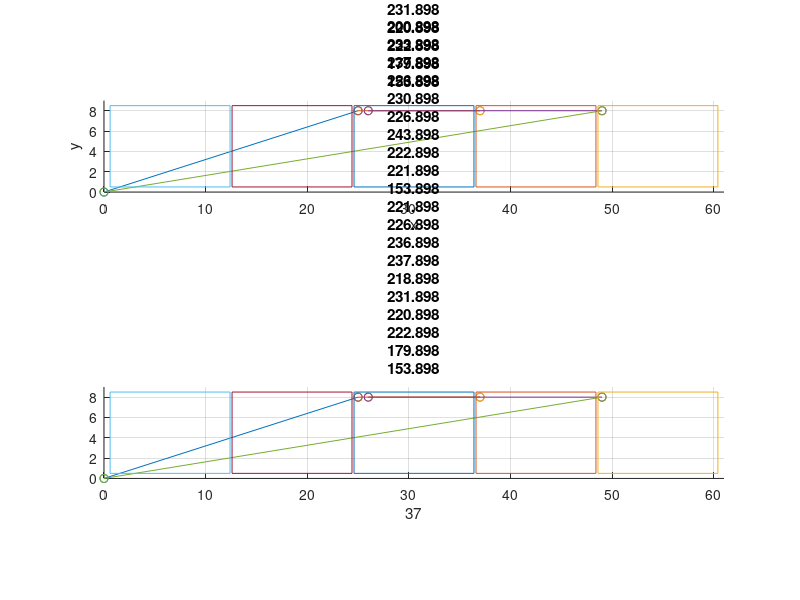

Write MATLAB code to recreate this figure. (Note: this script raises an error after producing the figure.)
%% Route generation and optimization with genetic algorithm
%% FE 2020
clear all;
%% Mostly manually set start and end positions with random target groups for each seedling
n = 2;  %Number of seedlings
vertices = 2*n+1;
seedlings = zeros(n,3);
target1 = zeros(n,2);
target2 = zeros(n,2);
target3 = zeros(n,2);
target4 = zeros(n,2);
target5 = zeros(n,2);
seedCount = 1;
groupLow = 1;
groupHigh = 4;
boxWidth = 12;

%% Define positions of seedlings and target plates. Seedlings get a corresponding 
%   random group
for i = 8:-1:1
    for j = 1:12
        seedlings(seedCount,:,:) = [j+2*boxWidth i randi([groupLow groupHigh],1)];
        target1(seedCount,:) = [j i];
        target2(seedCount,:) = [j+1*boxWidth i];
        target3(seedCount,:) = [j+3*boxWidth i];
        target4(seedCount,:) = [j+4*boxWidth i];
        
        seedCount = seedCount + 1;
    end
end


%% Squares
X1 = 0.6;
X2 = 12.4;
Y1 = 0.5;
Y2 = 8.5;

squareX1 = [X1, X2, X2, X1, X1];
squareY1 = [Y1, Y1, Y2, Y2, Y1];
squareX2 = [X1+boxWidth, X2+boxWidth, X2+boxWidth, X1+boxWidth, X1+boxWidth];
squareY2 = [Y1, Y1, Y2, Y2, Y1];
squareX3 = [X1+2*boxWidth, X2+2*boxWidth, X2+2*boxWidth, X1+2*boxWidth, X1+2*boxWidth];
squareY3 = [Y1, Y1, Y2, Y2, Y1];
squareX4 = [X1+3*boxWidth, X2+3*boxWidth, X2+3*boxWidth, X1+3*boxWidth, X1+3*boxWidth];
squareY4 = [Y1, Y1, Y2, Y2, Y1];
squareX5 = [X1+4*boxWidth, X2+4*boxWidth, X2+4*boxWidth, X1+4*boxWidth, X1+4*boxWidth];
squareY5 = [Y1, Y1, Y2, Y2, Y1];

% Create one standard pop with standard route for comparison
popUnoptimized = [1:1:n];

%% Parameters
popSize = 100;
mu = 0.2; 
mutationRate = 0.14;
maxIter = 100;

%% Set starting point for each target plate to simulate pre filled state
targetFill_1 = 1;
targetFill_2 = 1;
targetFill_3 = 1;
targetFill_4 = 1;

%% Initial values
recordDistance = inf;
iterCount = 0;
keepSize = floor(mu*popSize);
routeMatrix = zeros(popSize, vertices+1, 2);
population = zeros(popSize,n);
fitness = zeros(popSize,1);

% Initial population
for i = 1:popSize
    population(i,:) = randperm(n,n);
end

population(1,:) = popUnoptimized;
popMark = false;
standardLength = 1;

while iterCount < maxIter
    %% Calculate Fitness
    for i = 1:popSize
        %% Generate routeMatrix depending on populations
        posCount = 2;
        %  Reset Counts to start with first empty position. Increase to
        %  simulate prefilled trays.
        targetCount1 = targetFill_1;
        targetCount2 = targetFill_2;
        targetCount3 = targetFill_3;
        targetCount4 = targetFill_4;
        for j = 1:length(population(i,:))
            routeMatrix(i,posCount,:) = seedlings(population(i,j),1:2);
            if seedlings(population(i,j),3) == 1
                routeMatrix(i,posCount+1,:) = target1(targetCount1,:);
                targetCount1 = targetCount1 + 1;
            end
            if seedlings(population(i,j),3) == 2
                routeMatrix(i,posCount+1,:) = target2(targetCount2,:);
                targetCount2 = targetCount2 + 1;
            end
            if seedlings(population(i,j),3) == 3
                routeMatrix(i,posCount+1,:) = target3(targetCount3,:);
                targetCount3 = targetCount3 + 1;
            end
            if seedlings(population(i,j),3) == 4
                routeMatrix(i,posCount+1,:) = target4(targetCount4,:);
                targetCount4 = targetCount4 + 1;
            end
            posCount = posCount + 2;
        end
        %% Calculation of route length
        routeLength = 0;
        for k = 2:vertices+1
            verticeLength = sqrt((routeMatrix(i,k,1)-routeMatrix(i,k-1,1))^2 ...
                + (routeMatrix(i,k,2)-routeMatrix(i,k-1,2))^2);
            routeLength = routeLength + verticeLength;
        end
        % Plot standard order for comparison
        if popMark == false
            figure(1);
            subplot(2,1,1);
            title("Unoptimized distance: "+routeLength);
            xlim([0 61]);
            ylim([0 9]);
            xlabel('x');
            ylabel('y');
            grid on;
            for l = 1:vertices
                hold on
                plot(routeMatrix(i,[l, l+1],1), routeMatrix(i,[l, l+1],2),'-o');
            end
            plot(squareX1, squareY1);
            plot(squareX2, squareY2);
            plot(squareX3, squareY3);
            plot(squareX4, squareY4);
            plot(squareX5, squareY5);
            daspect([1 1 1])
            standardLength = routeLength;
            popMark = true;
        end
        %% Update best populations
        if routeLength < recordDistance
            recordDistance = routeLength;
            bestEver = population(i,:);
            
            %% Plot route
            figure(1);
            subplot(2,1,2);
            cla(subplot(2,1,2));
            title("Optimized distance: "+recordDistance);
            xlim([0 61]);
            ylim([0 9]);
            xlabel((recordDistance/standardLength-1)*100+"%");
            grid on;
            for l = 1:vertices
                hold on
                plot(routeMatrix(i,[l, l+1],1), routeMatrix(i,[l, l+1],2),'-o')
            end
            plot(squareX1, squareY1);
            plot(squareX2, squareY2);
            plot(squareX3, squareY3);
            plot(squareX4, squareY4);
            plot(squareX5, squareY5);
            daspect([1 1 1])
        end
        
        %% "Calculate" fitness
        fitness(i,1) = routeLength;
    end
    
    %% Normalize Fitness
    sumFitness = 0;
    for i = 1:popSize
        sumFitness = sumFitness + fitness(i,1);
    end
    
    for i = 1:popSize
        fitness(i,1) = fitness(i,1) / sumFitness;
    end
    
    %% Sort fitness values while keeping the index
    sortedFitness = zeros(popSize,2);
    sortedFitness(:,1) = fitness;
    sortedFitness(:,2) = 1:1:popSize;
    sortedFitness = sortrows(sortedFitness,1);
    
    %% Create next Generation with mutation
    newPopulation = zeros(popSize,n);
    %% Keep best populations
    for i = 1:keepSize
        newPopulation(i,:) = population(sortedFitness(i,2),:);
    end
    
    %% Fill all others with mated and mutated recombinations from last generation
    for i = keepSize:popSize
        % Crossover
        orderA = roulette_wheel(population(:,:), fitness(:,:));
        orderB = roulette_wheel(population(:,:), fitness(:,:));
        order = crossover(orderA, orderB);
        % Mutation
        for j = 1:n
            if rand < mutationRate
                pointA = randi(length(order));
                if pointA < length(order)
                    pointB = pointA + 1;
                else
                    pointB = pointA - 1; 
                end
                temp = order(pointA);
                order(pointA) = order(pointB);
                order(pointB) = temp;
            end
        end
        newPopulation(i,:) = order;
        
    end
    population = newPopulation;
    
    %% Increment iter
    iterCount = iterCount+1;
end
